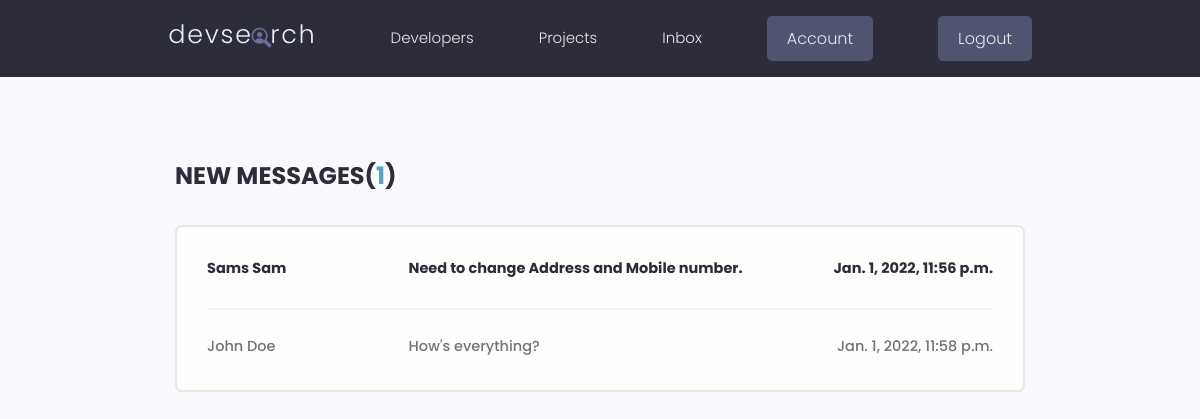
Page /inbox/ (signed in) on the earlier database version.
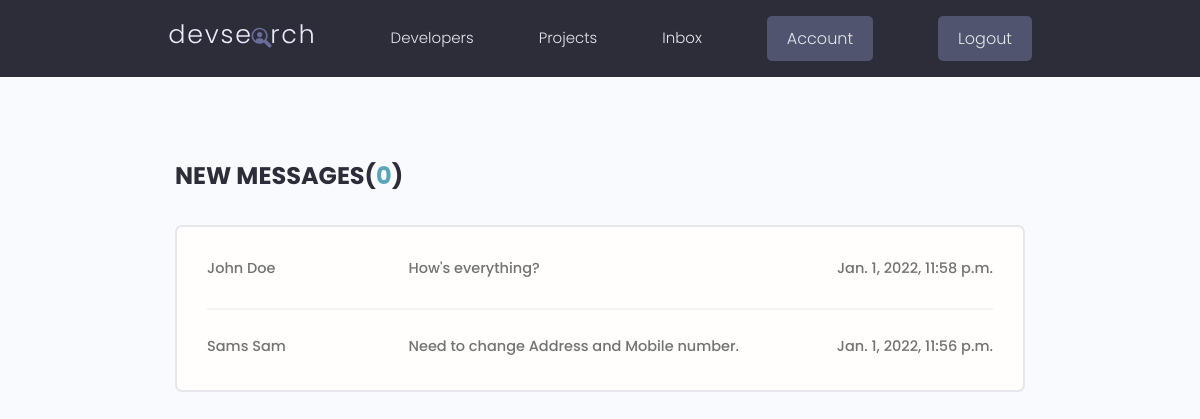
Same page on the later database version.
### users/models.py (models this page shows, shortened)
class Message(models.Model):
   senders = models.ForeignKey(Profile, on_delete=models.SET_NULL, null=True, blank=True)
   recipient = models.ForeignKey(Profile, on_delete=models.SET_NULL, null=True, blank=True, related_name="messages")
   name = models.CharField(max_length=200, null=True, blank=True)
   email = models.EmailField(max_length=200, null=True, blank=True)
   subject = models.CharField(max_length=200, null=True, blank=True)
   body = models.TextField()
   is_read = models.BooleanField(default=False, null=True)
   created_at = models.DateTimeField(auto_now_add=True)
   id = models.UUIDField(default = uuid.uuid4, unique=True, primary_key=True, editable=False)
   class Meta:
      ordering = ['is_read', '-created_at']

### users/views.py (the view)
# urls.py: path('inbox/', views.inbox, name="inbox"),
@login_required(login_url="login")
def inbox(request):
   profile = request.user.profile
   messageRequests = profile.messages.all()
   unreadCount = messageRequests.filter(is_read= False).count()
   context = {
      'messageRequests': messageRequests,
      'unreadCount': unreadCount,
   }
   return render(request, 'users/inbox.html', context)

### users/templates/users/inbox.html
{% extends 'main.html' %}
{% block content %}
<main class="inbox my-xl">
  <div class="content-box">
    <h3 class="inbox__title">New Messages(<span>{{unreadCount}}</span>)</h3>
    <ul class="messages">
      {% for message in messageRequests %}
      {% if message.is_read == False %}
      <li class="message message--unread">
        {% else %}
      <li class="message">
        {% endif %}
        <a href="{% url 'message' message.id %}">
          <span class="message__author">{{message.name}}</span>
          <span class="message__subject">{{message.subject}}</span>
          <span class="message__date">{{message.created_at}}</span>
        </a>
      </li>
      {% endfor %}
    </ul>
  </div>
</main>
{% endblock content %}

Differences in the rows shown:
changed Message "John Doe": moves up the list
changed Message "Sams Sam": is_read False → True (drawn)
Other differences:
{{ unreadCount }}: "1" → "0"
